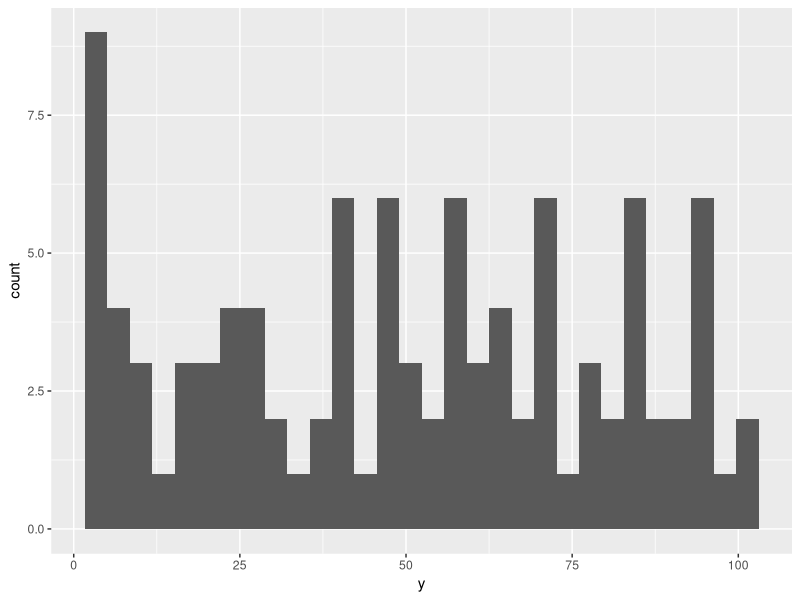
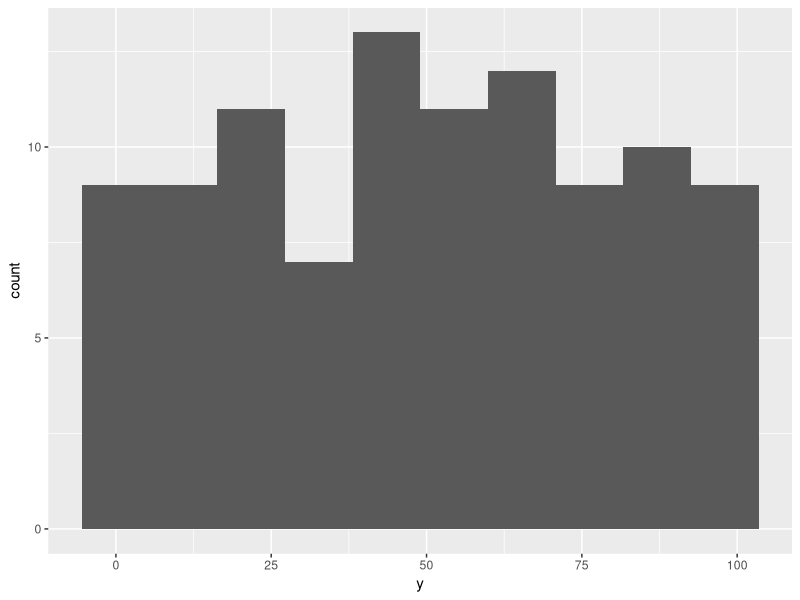
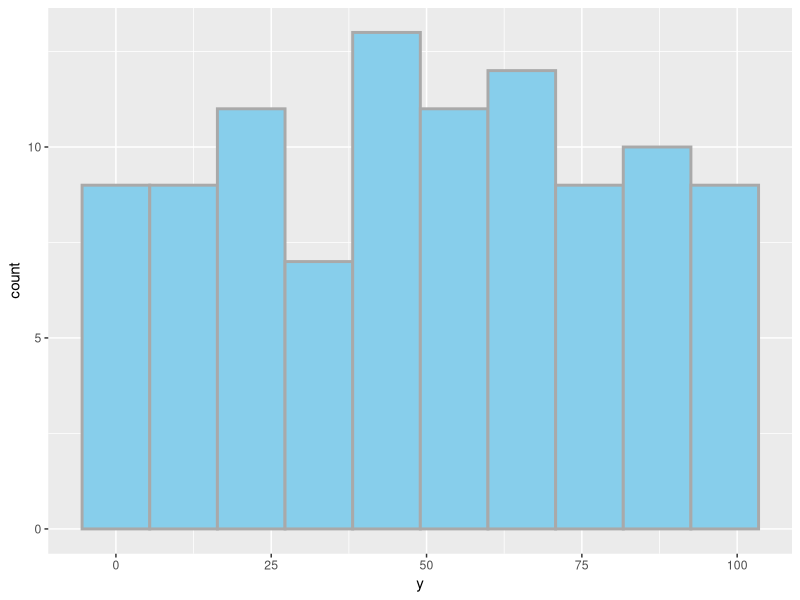
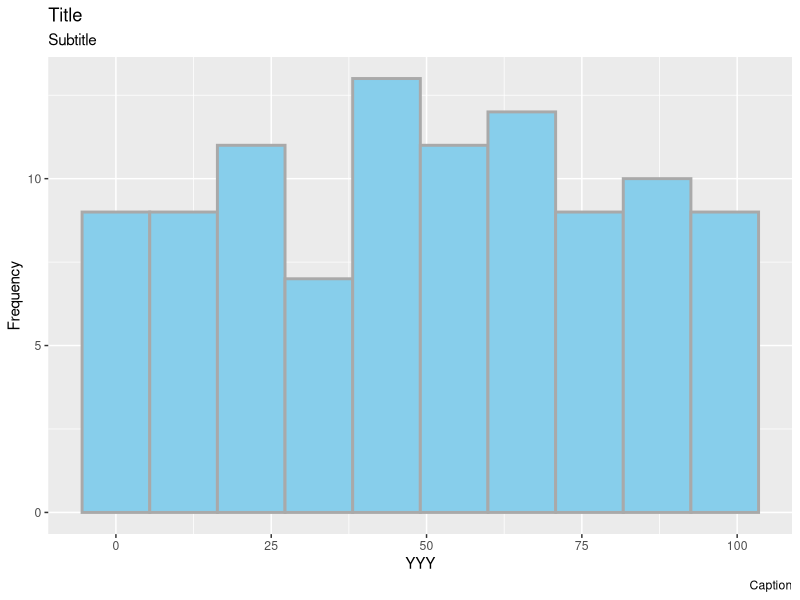
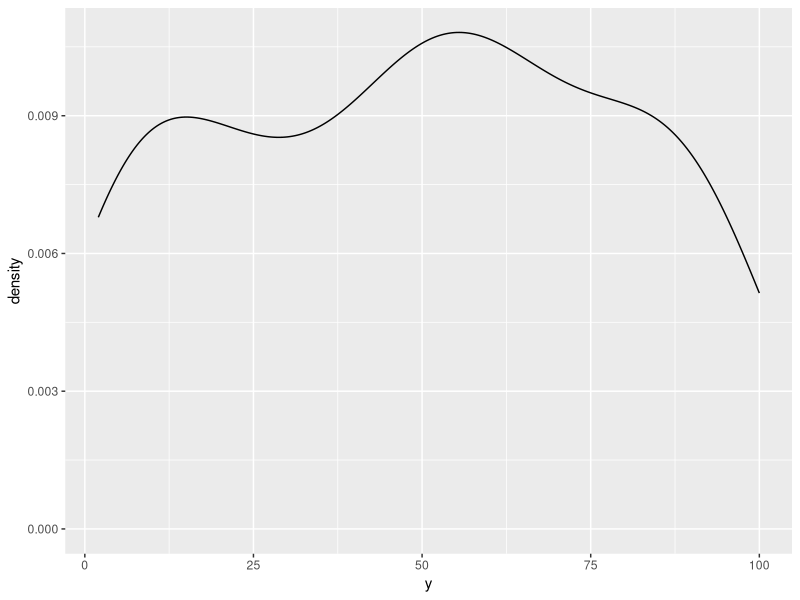
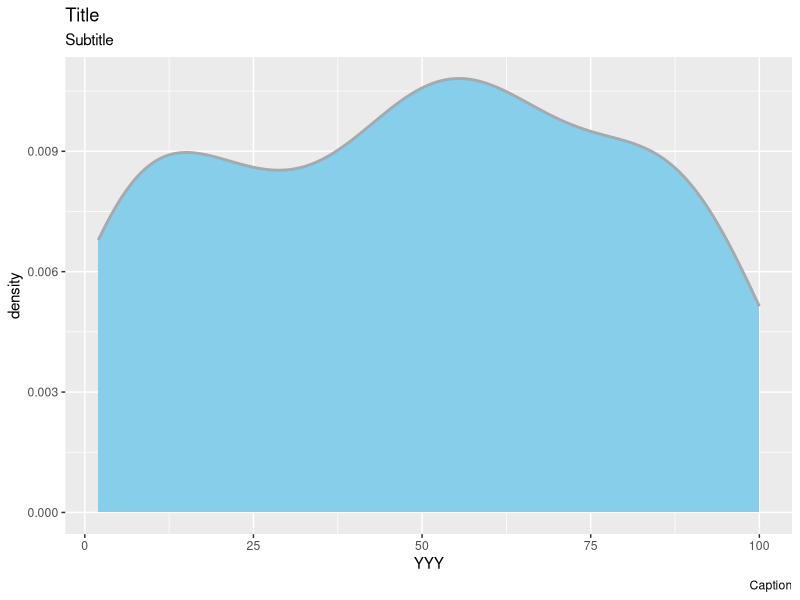
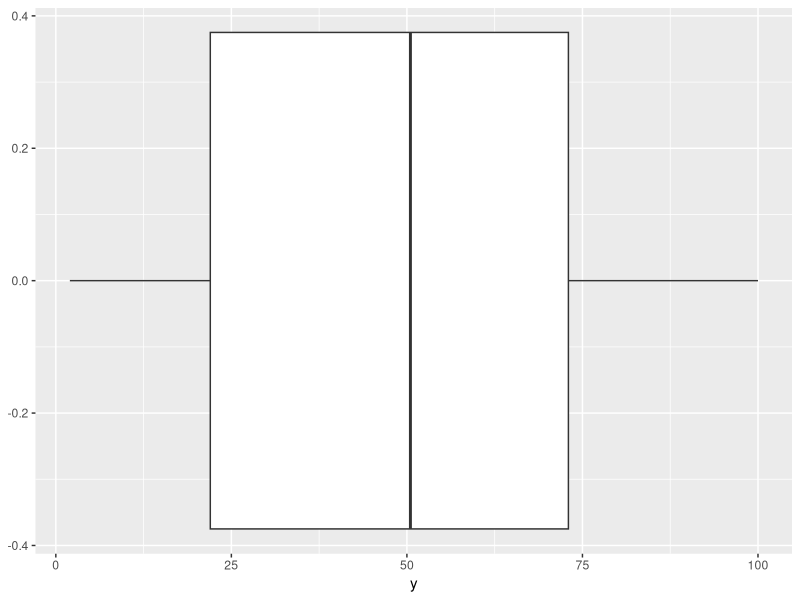
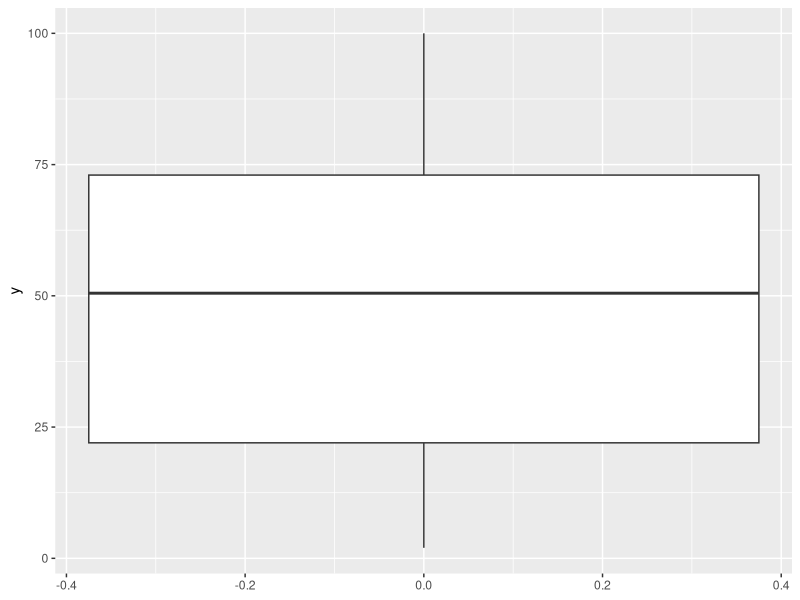

R code for these plots, in order: (Note: this script raises an error after producing the figures.)
# Data

y <- sort(sample(1:100,
                 100,
                 replace=T,
                 set.seed(1234)))
f <- sample(factor(c("a", "b", "c")),
            100,
            replace=T,
            set.seed(1234))

(df <- data.frame(y, f))

library(ggplot2)

# Numeric

ggplot(df, aes(x = y)) +
  geom_histogram()

ggplot(df, aes(x = y)) +
  geom_histogram(bins = 10)

ggplot(df, aes(x = y)) +
  geom_histogram(bins = 10,
                 fill = "skyblue",
                 color = "darkgrey",
                 size=1)

ggplot(df, aes(x = y)) +
  geom_histogram(bins = 10,
                 fill = "skyblue",
                 color = "darkgrey",
                 size=1) +
  labs(x = "YYY",
       y = "Frequency",
       title = "Title",
       subtitle = "Subtitle",
       caption = "Caption")

ggplot(df, aes(x = y)) +
  geom_density()

ggplot(df, aes(x = y)) +
  geom_density(fill = "skyblue",
               color = "darkgrey",
               size = 1) +
  labs(x = "YYY",
       title = "Title",
       subtitle = "Subtitle",
       caption = "Caption")

ggplot(df, aes(x = y)) +
  geom_boxplot()

ggplot(df, aes(y = y)) +
  geom_boxplot()

ggplot(df, aes(y = y)) +
  geom_boxplot(fill = "skyblue",
               color = "darkgrey",
               size = 1) +
  labs(y = "YYY",
       title = "Title",
       subtitle = "Subtitle",
       caption = "Caption")

ggplot(df, aes(y = y)) +
  geom_boxplot(fill = "skyblue",
               color = "darkgrey",
               size = 1,
               notch = T) +
  labs(y = "YYY",
       title = "Title",
       subtitle = "Subtitle",
       caption = "Caption")

# Categorical

ggplot(df, aes(x = f)) +
  geom_bar()

ggplot(df, aes(x = f)) +
  geom_bar(fill = "skyblue",
           color = "darkgrey",
           size = 1) +
  labs(x = "fff",
       title = "Title",
       subtitle = "Subtitle",
       caption = "Caption")

ggplot(df, aes(x = f)) +
  geom_bar(stat = "count",
           fill = "skyblue",
           color = "darkgrey",
           size=1) +
  labs(x = "fff",
       title = "Title",
       subtitle = "Subtitle",
       caption = "Caption")

(tb <- as.data.frame(table(f)))

ggplot(tb, aes(x = f, y = Freq)) +
  geom_bar(fill = "skyblue",
           color = "darkgrey",
           size = 1) +
  labs(x = "fff",
       title = "Title",
       subtitle = "Subtitle",
       caption = "Caption")

ggplot(tb, aes(x = f, y = Freq)) +
  geom_col(fill = "skyblue",
           color = "darkgrey",
           size = 1) +
  labs(x = "fff",
       title = "Title",
       subtitle = "Subtitle",
       caption = "Caption")

ggplot(tb, aes(x = f, y = Freq)) +
  geom_bar(stat = "identity",
           fill = "skyblue",
           color = "darkgrey",
           size = 1) +
  labs(x = "fff",
       title = "Title",
       subtitle = "Subtitle",
       caption = "Caption")

rm(list=ls())
